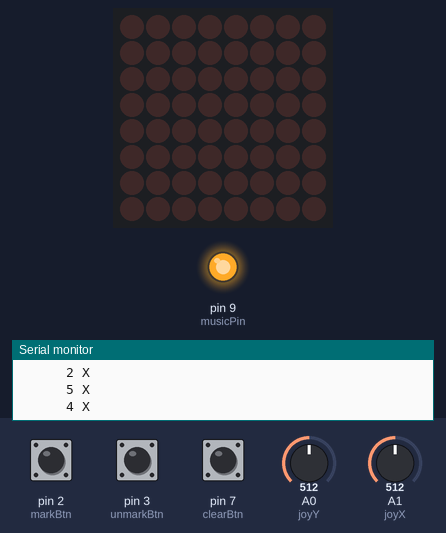
The sketch below on a simulated Arduino Uno, built with avr-gcc and run on an emulated ATmega328P. On the bench: 8×8 LED matrix, output pins drawn as LEDs (lit = HIGH), the last lines printed to the serial monitor. The test bench sets the inputs (shaded band); at power-on: pin 2 (markBtn) HIGH, A0 (joyY) = 512, pin 3 (unmarkBtn) HIGH, pin 7 (clearBtn) HIGH, A1 (joyX) = 512. Random numbers use the default seed unless the sketch sets one.

Above: at 1.5 s.
1.6 s: pin 2 (markBtn) pulled LOW for 0.15 s
3.6 s: A0 (joyY) set to 418
6.6 s: A0 (joyY) set to 396
9.6 s: pin 2 (markBtn) pulled LOW for 1 s
At 10.78 s:
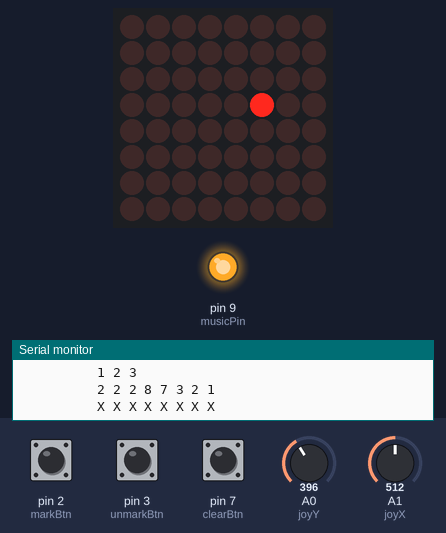
At 11.4 s:
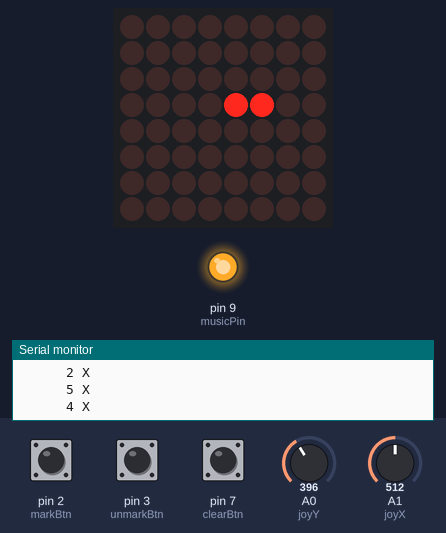
13.6 s: pin 2 (markBtn) pulled LOW for 3.2 s
19.8 s: pin 3 (unmarkBtn) pulled LOW for 0.15 s
At 21.7 s:
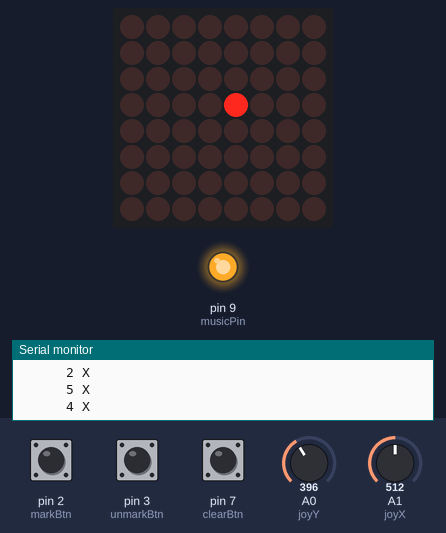
Timing chart, 0 to 22.8 s (numbered marks = the images above; inputs shaded):
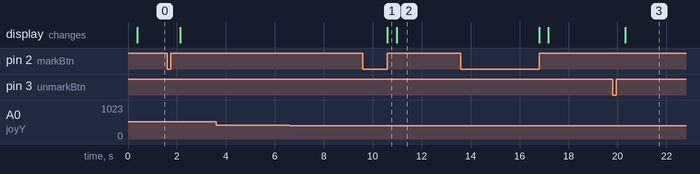

Measured:
- after the input at 3.6 s, every drawn part: stays the same
- after the input at 6.6 s, every drawn part: stays the same
- after the input at 9.6 s, the display: changes after 1.0 s (image 1)
- after the input at 19.8 s, the display: changes after 0.53 s (image 3)

The sketch:

pixel_logic.ino
```cpp
#include "pitches.h"
#include "LedControl.h"

#define joyX      A1
#define joyY      A0
#define joyBtn    4
#define markBtn   2
#define unmarkBtn 3
#define clearBtn  7
#define musicPin  9

#define DIMENSION     8
#define DRAWINGS_NO   6
#define NOTE_DURATION 6

volatile int xMap, yMap;

LedControl lcd = LedControl(12, 10, 11);

int drawingNo;
int crtDrawing[DIMENSION][DIMENSION] = {0};
int allDrawings[DIMENSION][DRAWINGS_NO * DIMENSION] = {
  0, 0, 0, 0, 0, 0, 0, 0,   0, 0, 0, 0, 1, 0, 0, 0,   0, 0, 1, 1, 1, 1, 0, 0,   0, 1, 1, 1, 0, 1, 1, 0,   0, 1, 1, 1, 1, 0, 0, 0,   0, 0, 0, 1, 1, 0, 0, 0,
  0, 0, 0, 0, 0, 0, 0, 1,   0, 0, 0, 1, 1, 0, 0, 0,   0, 1, 0, 0, 0, 0, 1, 0,   1, 1, 1, 1, 1, 1, 1, 1,   1, 0, 0, 0, 0, 1, 0, 0,   0, 0, 1, 1, 1, 1, 0, 0,
  0, 0, 0, 0, 0, 0, 1, 1,   0, 0, 1, 1, 1, 0, 0, 0,   1, 0, 1, 0, 0, 1, 0, 1,   1, 1, 1, 1, 1, 1, 1, 1,   1, 1, 0, 0, 1, 1, 1, 0,   0, 1, 1, 1, 1, 1, 1, 0,
  0, 0, 0, 0, 0, 1, 1, 0,   0, 1, 1, 1, 1, 0, 0, 0,   1, 0, 0, 0, 0, 0, 0, 1,   1, 1, 1, 1, 1, 1, 1, 1,   1, 0, 1, 1, 0, 1, 0, 1,   1, 1, 1, 1, 1, 1, 1, 1,
  1, 0, 0, 0, 1, 1, 0, 0,   0, 0, 0, 0, 1, 0, 0, 0,   1, 0, 1, 0, 0, 1, 0, 1,   0, 1, 1, 1, 1, 1, 1, 0,   1, 0, 0, 0, 0, 1, 0, 1,   0, 0, 0, 1, 1, 0, 0, 0,
  1, 1, 0, 1, 1, 0, 0, 0,   1, 1, 1, 1, 1, 1, 1, 1,   1, 0, 0, 1, 1, 0, 0, 1,   0, 0, 1, 1, 1, 1, 0, 0,   1, 0, 0, 0, 0, 1, 0, 1,   0, 0, 0, 1, 1, 0, 0, 0,
  0, 1, 1, 1, 0, 0, 0, 0,   0, 1, 1, 1, 1, 1, 1, 0,   0, 1, 0, 0, 0, 0, 1, 0,   0, 0, 0, 1, 1, 0, 0, 0,   1, 0, 0, 0, 0, 1, 1, 0,   1, 1, 1, 1, 1, 0, 0, 0,
  0, 0, 1, 0, 0, 0, 0, 0,   0, 0, 1, 1, 1, 1, 0, 0,   0, 0, 1, 1, 1, 1, 0, 0,   0, 0, 0, 0, 1, 0, 0, 0,   0, 1, 1, 1, 1, 0, 0, 0,   1, 1, 1, 1, 0, 0, 0, 0,
};

int rowStatus[DIMENSION][5];
int colStatus[5][DIMENSION];

bool isRunning;
bool alreadyPlayed;

void setup() {
  pinMode(joyX, INPUT);
  pinMode(joyY, INPUT);
  pinMode(joyBtn, INPUT_PULLUP);

  pinMode(markBtn, INPUT_PULLUP);
  pinMode(unmarkBtn, INPUT_PULLUP);
  pinMode(clearBtn, INPUT_PULLUP);

  pinMode(musicPin, OUTPUT);

  digitalWrite(musicPin, HIGH);

  Serial.begin(9600);

  lcd.shutdown(0, false);

  lcd.setIntensity(0, 1);

  lcd.clearDisplay(0);

  clearDrawing();

  isRunning = true;
  alreadyPlayed = false;

  randomSeed(analogRead(A5));
  drawingNo = random(1, DRAWINGS_NO);

  printStatus();

  attachInterrupt(digitalPinToInterrupt(markBtn), markCell, RISING);
  attachInterrupt(digitalPinToInterrupt(unmarkBtn), unmarkCell, RISING);
}

void loop()
{
  if (digitalRead(clearBtn) == LOW) {
    clearDrawing();

    printStatus();
  }

  if (isRunning) {
    readJoystick();

    paintDrawing();
  } else {
    paintCheckmark();

    playMusic();
  }
}

void playMusic() {
  if (alreadyPlayed == true) {
    return;
  }

  int melody[] = {
    NOTE_C3, NOTE_E3, NOTE_G3, NOTE_C4, NOTE_E4, NOTE_G3, NOTE_C4, NOTE_E4,
    NOTE_C3, NOTE_E3, NOTE_G3, NOTE_C4, NOTE_E4, NOTE_G3, NOTE_C4, NOTE_E4,
    NOTE_C3, NOTE_D3, NOTE_A3, NOTE_D4, NOTE_F4, NOTE_A3, NOTE_D4, NOTE_F4,
    NOTE_C3, NOTE_D3, NOTE_A3, NOTE_D4, NOTE_F4, NOTE_A3, NOTE_D4, NOTE_F4,
    NOTE_B2, NOTE_D3, NOTE_G3, NOTE_D4, NOTE_F4, NOTE_G3, NOTE_D4, NOTE_F4,
    NOTE_B2, NOTE_D3, NOTE_G3, NOTE_D4, NOTE_F4, NOTE_G3, NOTE_D4, NOTE_F4,
    NOTE_C3, NOTE_E3, NOTE_G3, NOTE_C4, NOTE_E4, NOTE_G3, NOTE_C4, NOTE_E4,
    NOTE_C3, NOTE_E3, NOTE_G3, NOTE_C4, NOTE_E4, NOTE_G3, NOTE_C4, NOTE_E4,
  };

  int songLength = sizeof(melody) / sizeof(NOTE_DURATION);

  for (int thisNote = 0; thisNote < songLength; thisNote++) {
    int noteDuration = 1000 / NOTE_DURATION;

    tone(musicPin, melody[thisNote], noteDuration);
    digitalWrite(musicPin, HIGH);

    int pauseBetweenNotes = noteDuration * 1.30;
    delay(pauseBetweenNotes);

    noTone(musicPin);
  }

  digitalWrite(musicPin, HIGH);

  alreadyPlayed = true;
}

void readJoystick() {
  int xValue = analogRead(joyX);
  int yValue = analogRead(joyY);

  xMap = map(xValue, 0, 1023, 7, -1);
  yMap = map(yValue, 0, 950, 7, 0);

  lcd.clearDisplay(0);

  lcd.setLed(0, xMap, yMap, true);
}

void paintDrawing() {
  for (int row = 0; row < DIMENSION; row++) {
    for (int col = 0; col < DIMENSION; col++) {
      lcd.setLed(0, row, col, crtDrawing[row][col]);
    }
  }
}

void paintCheckmark() {
  for (int row = 0; row < DIMENSION; row++) {
    for (int col = 0; col < DIMENSION; col++) {
      lcd.setLed(0, row, col, allDrawings[row][col]);
    }
  }
}

void clearDrawing() {
  for (int row = 0; row < DIMENSION; row++) {
    for (int col = 0; col < DIMENSION; col++) {
      crtDrawing[row][col] = 0;
    }
  }
}

void markCell() {
  crtDrawing[xMap][yMap] = 1;

  printStatus();
}

void unmarkCell() {
  crtDrawing[xMap][yMap] = 0;

  printStatus();
}

void printStatus() {
  for (int i = 0; i < 25; i++) {
    Serial.println();
  }

  getColumnStatus();

  printColumnStatus();

  getRowStatus();

  printRowStatus();

  int totalMarks = 0;
  for (int i = 0; i < DIMENSION; i++) {
    totalMarks += rowStatus[i][4] + colStatus[4][i];
  }

  if (totalMarks == 2 * DIMENSION) {
    isRunning = false;
  }
}

void getColumnStatus() {
  for (int col = 0; col < DIMENSION; col++) {
    int colStatusIndex = 3;
    bool colFinished = true;
    int crtSequenceLength = 0;

    for (int row = DIMENSION - 1; row >= 0; row--) {
      if (crtDrawing[row][col] != allDrawings[row][col + drawingNo * DIMENSION]) {
        colFinished = false;
      }

      if (allDrawings[row][col + drawingNo * DIMENSION]) {
        crtSequenceLength++;
      } else {
        if (crtSequenceLength) {
          colStatus[colStatusIndex--][col] = crtSequenceLength;
        }

        crtSequenceLength = 0;
      }
    }

    // if last bit is set
    if (crtSequenceLength) {
      colStatus[colStatusIndex--][col] = crtSequenceLength;
    }

    colStatus[4][col] = colFinished ? 1 : 0;
  }
}

void printColumnStatus() {
  for (int i = 0; i < 4; i++) {
    String line = "          ";
    for (int j = 0; j < DIMENSION; j++) {
      if (colStatus[i][j]) {
        line += colStatus[i][j];
      } else {
        line += " ";
      }
      line += " ";
    }
    Serial.println(line);
  }


  String line = "          ";
  for (int j = 0; j < DIMENSION; j++) {
    line += colStatus[4][j] == 1 ? "V" : "X";
    line += " ";
  }

  Serial.println(line);
}

void getRowStatus() {
  for (int row = 0; row < DIMENSION; row++) {
    int rowStatusIndex = 3;
    bool rowFinished = true;
    int crtSequenceLength = 0;

    for (int col = DIMENSION - 1; col >= 0; col--) {
      if (crtDrawing[row][col] != allDrawings[row][col + drawingNo * DIMENSION]) {
        rowFinished = false;
      }

      if (allDrawings[row][col + drawingNo * DIMENSION]) {
        crtSequenceLength++;
      } else {
        if (crtSequenceLength) {
          rowStatus[row][rowStatusIndex--] = crtSequenceLength;
        }

        crtSequenceLength = 0;
      }
    }

    // if last bit is set
    if (crtSequenceLength) {
      rowStatus[row][rowStatusIndex--] = crtSequenceLength;
    }

    rowStatus[row][4] = rowFinished ? 1 : 0;
  }
}

void printRowStatus() {
  for (int i = 0; i < DIMENSION; i++) {
    String line = "";
    for (int j = 0; j < 4; j++) {
      if (rowStatus[i][j]) {
        line += rowStatus[i][j];
      } else {
        line += " ";
      }
      line += " ";
    }
    line += rowStatus[i][4] == 1 ? "V" : "X";
    line += " ";

    for (int j = 0; j < DIMENSION; j++) {
      if (crtDrawing[i][j]) {
        line += "1";
      } else {
        line += " ";
      }
      line += " ";
    }

    Serial.println(line);
  }
}
```

pitches.h
```cpp
#define NOTE_B0 31
#define NOTE_C1 33
#define NOTE_CS1 35
#define NOTE_D1 37
#define NOTE_DS1 39
#define NOTE_E1 41
#define NOTE_F1 44
#define NOTE_FS1 46
#define NOTE_G1 49
#define NOTE_GS1 52
#define NOTE_A1 55
#define NOTE_AS1 58
#define NOTE_B1 62
#define NOTE_C2 65
#define NOTE_CS2 69
#define NOTE_D2 73
#define NOTE_DS2 78
#define NOTE_E2 82
#define NOTE_F2 87
#define NOTE_FS2 93
#define NOTE_G2 98
#define NOTE_GS2 104
#define NOTE_A2 110
#define NOTE_AS2 117
#define NOTE_B2 123
#define NOTE_C3 131
#define NOTE_CS3 139
#define NOTE_D3 147
#define NOTE_DS3 156
#define NOTE_E3 165
#define NOTE_F3 175
#define NOTE_FS3 185
#define NOTE_G3 196
#define NOTE_GS3 208
#define NOTE_A3 220
#define NOTE_AS3 233
#define NOTE_B3 247
#define NOTE_C4 262
#define NOTE_CS4 277
#define NOTE_D4 294
#define NOTE_DS4 311
#define NOTE_E4 330
#define NOTE_F4 349
#define NOTE_FS4 370
#define NOTE_G4 392
#define NOTE_GS4 415
#define NOTE_A4 440
#define NOTE_AS4 466
#define NOTE_B4 494
#define NOTE_C5 523
#define NOTE_CS5 554
#define NOTE_D5 587
#define NOTE_DS5 622
#define NOTE_E5 659
#define NOTE_F5 698
#define NOTE_FS5 740
#define NOTE_G5 784
#define NOTE_GS5 831
#define NOTE_A5 880
#define NOTE_AS5 932
#define NOTE_B5 988
#define NOTE_C6 1047
#define NOTE_CS6 1109
#define NOTE_D6 1175
#define NOTE_DS6 1245
#define NOTE_E6 1319
#define NOTE_F6 1397
#define NOTE_FS6 1480
#define NOTE_G6 1568
#define NOTE_GS6 1661
#define NOTE_A6 1760
#define NOTE_AS6 1865
#define NOTE_B6 1976
#define NOTE_C7 2093
#define NOTE_CS7 2217
#define NOTE_D7 2349
#define NOTE_DS7 2489
#define NOTE_E7 2637
#define NOTE_F7 2794
#define NOTE_FS7 2960
#define NOTE_G7 3136
#define NOTE_GS7 3322
#define NOTE_A7 3520
#define NOTE_AS7 3729
#define NOTE_B7 3951
#define NOTE_C8 4186
#define NOTE_CS8 4435
#define NOTE_D8 4699
#define NOTE_DS8 4978
```
